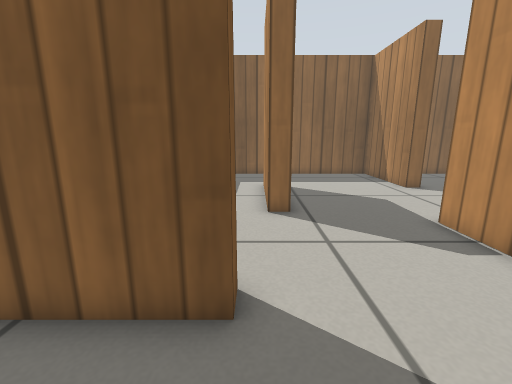
View 1 (above)

17 first-person views from a walk through a world built for the Gazebo simulator. The camera is 0.49 m above the floor, tilts 12° down and sees 90° across. The floor is counted in squares, 0.2 m on a side. Each view is taken from the middle of a square. On the plan, view 1 faces up. The plan holds only what a view shows up to about 17 squares ahead; the rest is blank. Gazebo's built-in surfaces are drawn with simple patterns.

View 2
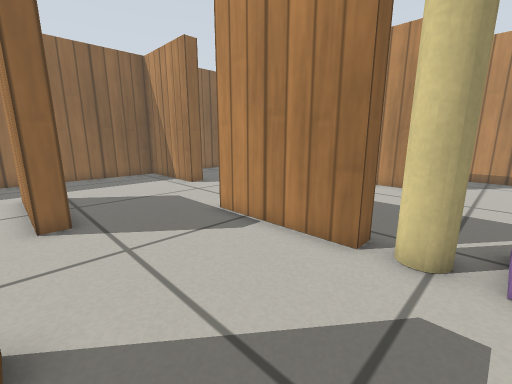

View 3
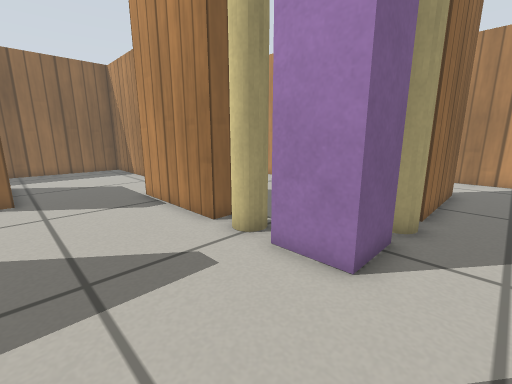

View 4
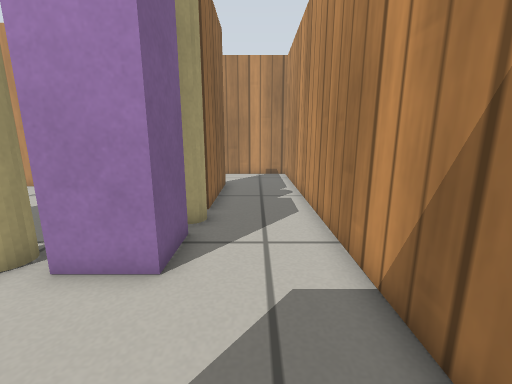

View 5
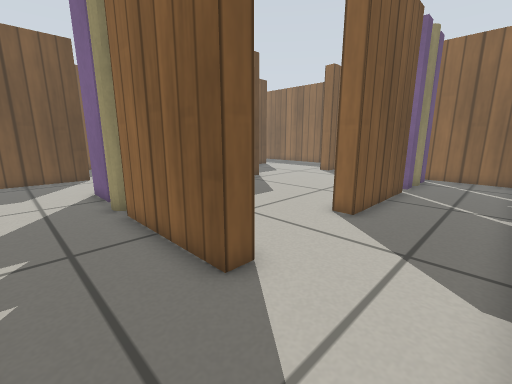

View 6
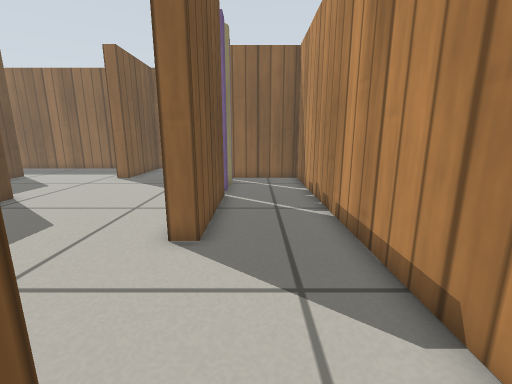

View 7
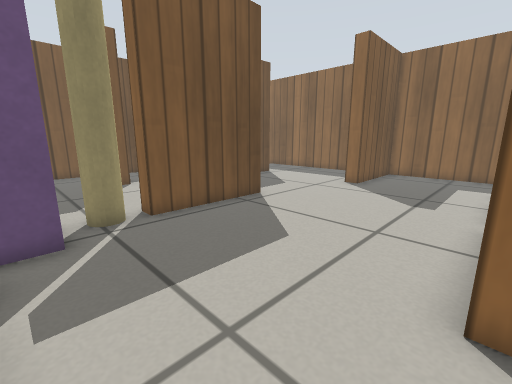

View 8
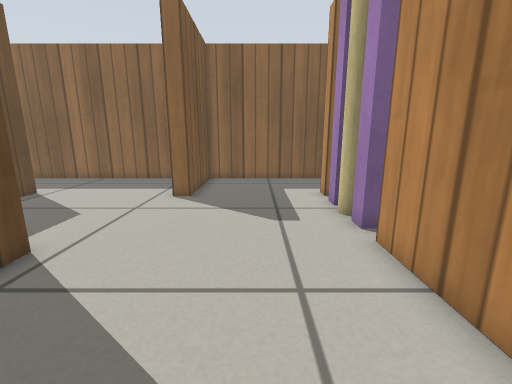

View 9
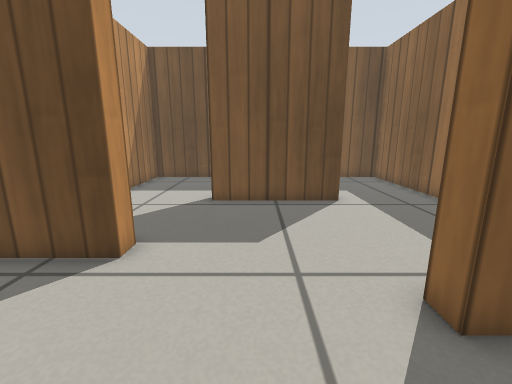

View 10
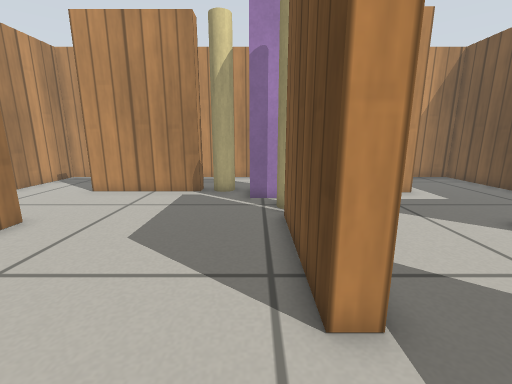

View 11
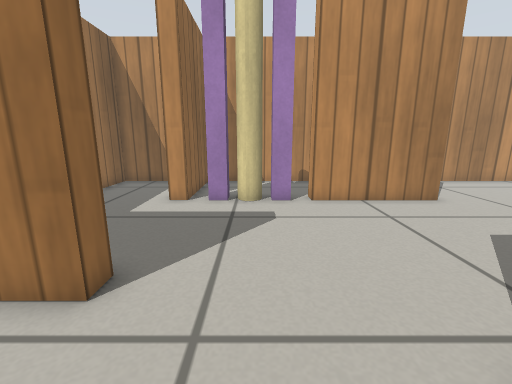

View 12
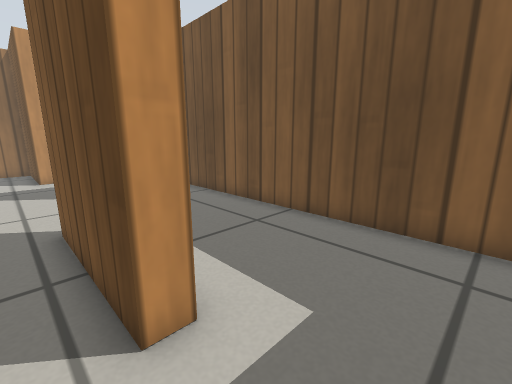

View 13
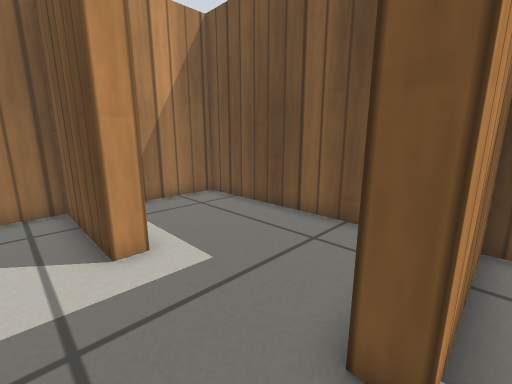

View 14
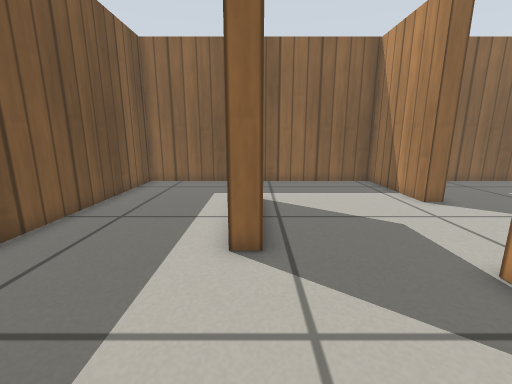

View 15
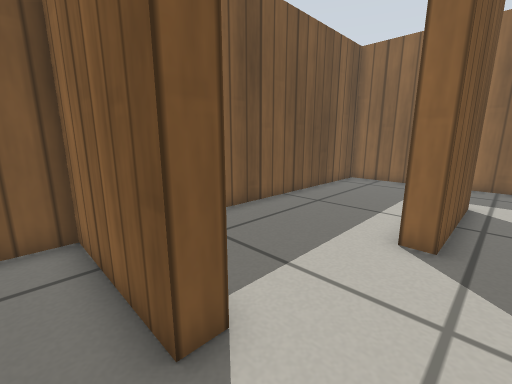

View 16
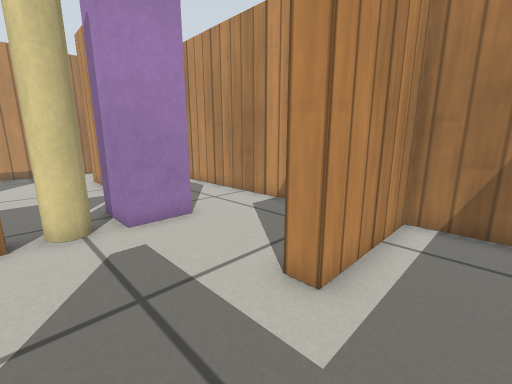

View 17
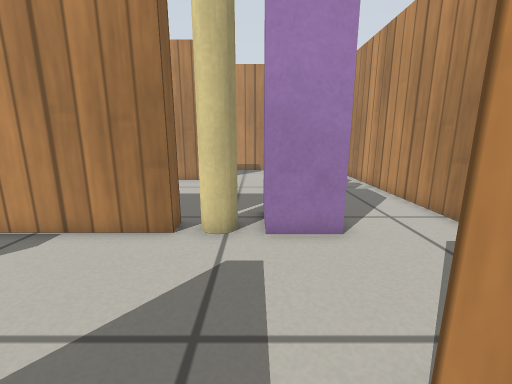

### Floor plan
Points are (right, up) in squares from view 1. A wall is a line through its corners. A room is listed if a view was taken in it or the views show most of it. See-through windows are left out.
Room 1 (views 1, 2, 3, 4, 5, 6, 7, 8, 9, 10, 11, 12, 13, 14, 15, 16, 17)
walls: (6.1, 7.2) (6.1, 2.2) (5.4, 2.2) (5.4, 7.2) (6.1, 7.2); (1.2, 8.3) (0.4, 8.3) (0.4, 13.3) (1.2, 13.3) (1.2, 8.3); (9.6, -1.6) (14.6, -1.6) (14.6, -2.4) (9.6, -2.4) (9.6, -1.6); (13.9, 2.8) (13.9, 7.8) (14.6, 7.8) (14.6, 2.8) (13.9, 2.8); (8.2, 13.6) (8.2, 12.6) (7.5, 12.6) (7.5, 17.5) (-5, 17.5) (-5, 3.8) (-0.3, 3.8) (-0.3, 3.1) (-5, 3.1) (-5, -6) (-0.1, -6) (-0.1, -1.4) (0.7, -1.4) (0.7, -6) (18.5, -6) (18.5, 12.6) (13.9, 12.6) (13.9, 13.5)
ways out: opening at (11, 13) to room 2
objects: purple post (5, -2) to (7, 0); beige pole (5, 1) to (6, 1); beige pole (8, -2) to (9, -2); purple post (14, 9); beige pole (14, 10) to (15, 10); purple post (14, 11) to (14, 12)
Room 2 (no view inside)
walls: (18.5, 15) (18.5, 17.5) (8.2, 17.5) (8.2, 13.6)
ways out: opening at (11, 13) to room 1

Where each view was taken, in squares from view 1:
view 1: 0 up, 0 right, facing up
view 2: 0 up, 0 right, facing up-right
view 3: 4 down, 1 right, facing up-right
view 4: 4 down, 1 right, facing right
view 5: 5 down, 18 right, facing up-left
view 6: 3 down, 16 right, facing up
view 7: 1 down, 14 right, facing up-left
view 8: 2 up, 11 right, facing up
view 9: 10 up, 11 right, facing left
view 10: 10 up, 7 right, facing down
view 11: 10 up, 4 right, facing right
view 12: 16 up, 2 right, facing down-left
view 13: 4 up, 2 right, facing down-left
view 14: 3 up, 1 right, facing up
view 15: 2 up, 2 right, facing up-left
view 16: 2 up, 2 left, facing down-right
view 17: 0 up, 1 left, facing right
